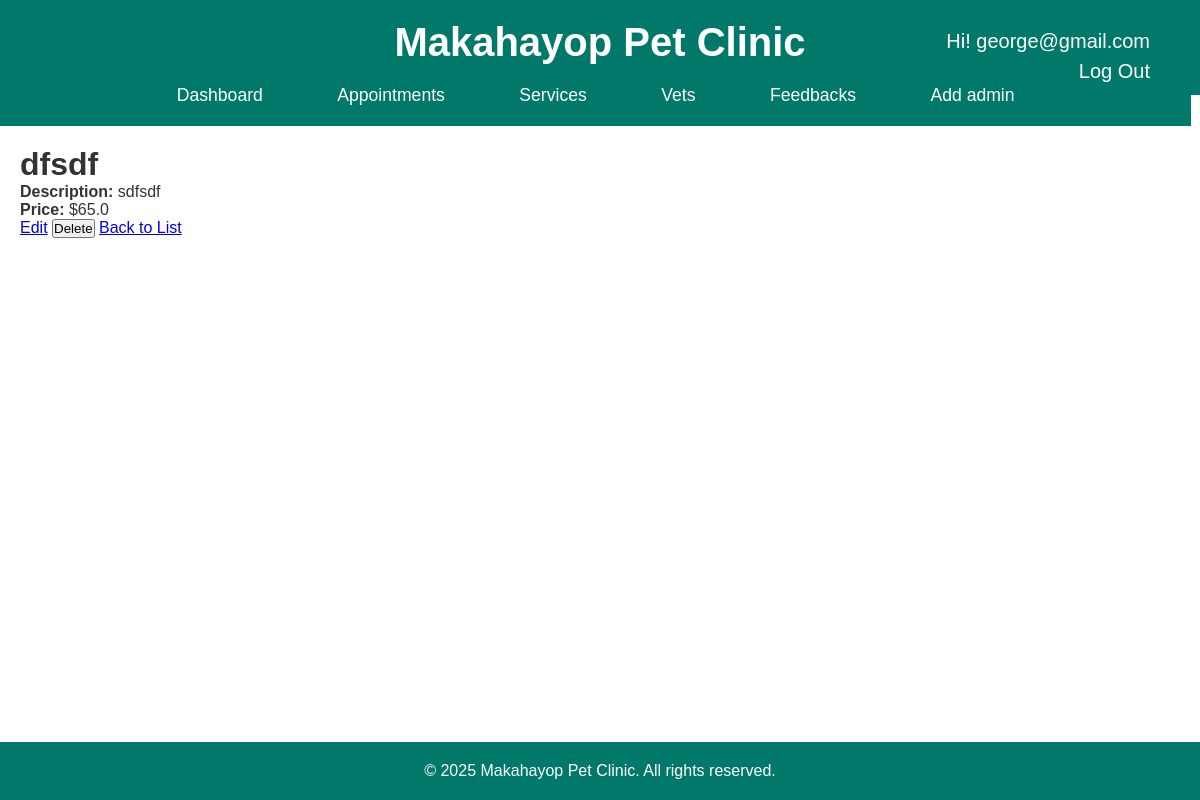
The page /services/1/ (signed in) on the database its author committed.
### makahayopclinic/models.py (models this page shows, shortened)
class User(AbstractUser):
    phone_number = models.CharField(max_length=15, blank=True, null=True)
    profile_picture = models.ImageField(upload_to='profile_pics/', blank=True, null=True)

class Service(models.Model):
    name = models.CharField(max_length=100)
    description = models.TextField()
    price = models.FloatField()
    image = models.ImageField(upload_to='images/', blank=True, null=True)  # Fixed upload path

### makahayopclinic/views.py (the view)
# urls.py: path('services/<int:pk>/', views.service_detail, name='service_detail'),
@login_required
def service_detail(request, pk):
    service = get_object_or_404(Service, pk=pk)
    return render(request, 'services/service_detail.html', {'service': service})

### makahayopclinic/templates/services/service_detail.html (shortened to what this page needs)
{% extends 'base.html' %}
{% load static %}
{% block content %}
{% include 'header.html' %}
<h1>{{ service.name }}</h1>
<p><strong>Description:</strong> {{ service.description }}</p>
<p><strong>Price:</strong> ${{ service.price }}</p>
<a href="{% url 'service_update' service.pk %}">Edit</a>
<form action="{% url 'service_delete' service.pk %}" method="post" style="display:inline;">
    <button type="submit">Delete</button>
</form>
<a href="{% url 'service_list' %}">Back to List</a>
{% endblock %}

### makahayopclinic/templates/header1.html (shortened to what this page needs)
{% load static %}
<!DOCTYPE html>
<html lang="en">
<head>
    <link rel="stylesheet" href="{% static 'css/index.css' %}">
</head>
<body>
    <header>
        <div class="base">
            <h1>Makahayop Pet Clinic</h1>
            {% if user.is_authenticated %}
            <p style="color: white; position: absolute; right: 50px;top: 30px; font-size: 20px; text-decoration: none;">Hi!   {{ user.username }}</p>
            <a style="color: white; position: absolute; right: 50px;top: 60px; font-size: 20px; text-decoration: none;" href="{% url 'logout' %}">Log Out</a>
{% else %}
    <a style="color: white; position: absolute; right: 50px;top: 40px; font-size: 20px; text-decoration: none;" href="{% url 'login' %}">Log In</a>
</div>
{% endif %}
    </header>
</body>
</html>

### makahayopclinic/static/css/index.css (style rules this page uses)
* { margin: 0; padding: 0; box-sizing: border-box; }
html, body { height: 100%; font-family: 'Arial', sans-serif; background-color: #f4f7f6; color: #333; display: flex; flex-direction: column; }
header { background-color: #00796b; padding: 20px 0; color: #fff; text-align: center; }
header h1 { font-size: 2.5rem; margin-bottom: 10px; }

### rows shown on the page
User: username "george@gmail.com"
Service: name "dfsdf", description "sdfsdf", price "65.0"
